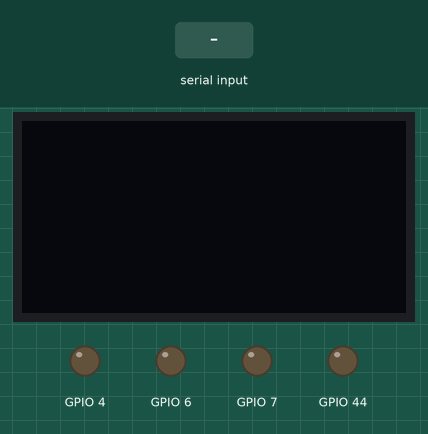
The sketch below on a simulated ESP32. Shown: 128×64 one-colour display, output pins drawn as LEDs (lit = HIGH). Inputs (shaded band) come from the test bench.

Above: at 1.2 s.
1.3 s: "RGB,1\n" received over Serial
At 2.0 s:
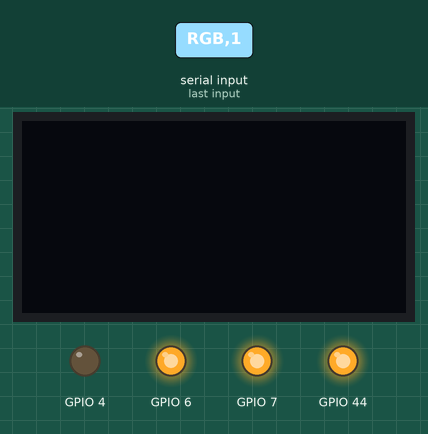
2.8 s: "RGB,150\n" received over Serial
At 3.1 s:
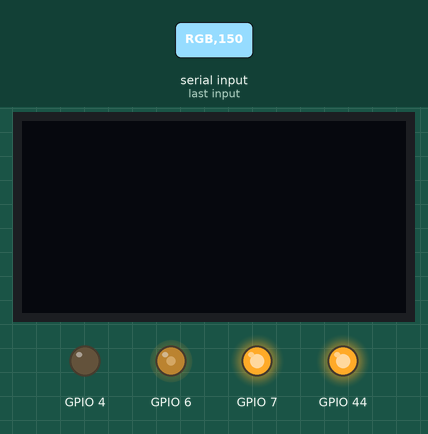
Timing chart, 0 to 5.8 s (numbered marks = the images above; inputs shaded):
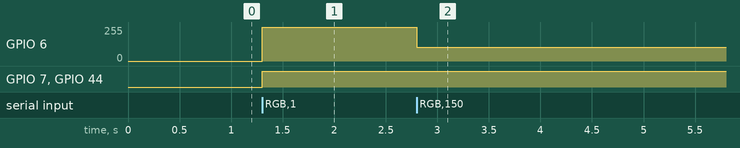

The sketch:

serial-strtok.ino
```cpp
// *** File   : /esp8266-arduino/serial-strtok/
//              serial-strtok.ino
// *** Author : Erwin Ouyang
// *** Date   : 17 Agt 2018

#include <Wire.h>
#include <Adafruit_SSD1306.h>
#include <Adafruit_GFX.h>

// *** Check library setting ***
#if (SSD1306_LCDHEIGHT != 64)    // 128 x 64 pixel display
#error("Height incorrect, please fix Adafruit_SSD1306.h!");
#endif

// OLED I2C address
#define OLED_ADDR 0x3C

// OLED object declaration
Adafruit_SSD1306 oled;

String cmd_s;
char cmd_c[64];
char *chr_p;

void setup()
{
    // Set pin as output
    pinMode(D3, OUTPUT);
    // Set PWM range from 0 to 255
    analogWriteRange(255);
    // Setup serial communication
    Serial.begin(74880);

    // *** Initialize OLED display ***
    oled.begin(SSD1306_SWITCHCAPVCC, OLED_ADDR);
    oled.clearDisplay();
    oled.setTextSize(1);
    oled.setTextColor(WHITE);
    oled.display();
}

void loop()
{
    if (Serial.available() > 0)
    {
        // Read command from receive buffer
        cmd_s = Serial.readStringUntil('\n');

        // *** Split the command ***
        cmd_s.toCharArray(cmd_c, 64);
        chr_p = strtok(cmd_c, "+,");
        String tokens[4];
        uint8_t idx = 0;
        while (chr_p != NULL)
        {
            tokens[idx++] = chr_p;
            chr_p = strtok(NULL, "+,");
        }

        // *** Process the command ***
        if (tokens[0] == "LED")
        {
            if (tokens[1] == "ON")
            {
                digitalWrite(D3, HIGH);
            }
            else if (tokens[1] == "OFF")
            {
                digitalWrite(D3, LOW);
            }
            else
            {
                if (digitalRead(D3))
                    Serial.println("LED is on");
                else
                    Serial.println("LED is off");
            }
        }
        else if (tokens[0] == "RGB")
        {
            rgbLedWrite(tokens[1].toInt(),
                    tokens[2].toInt(), tokens[3].toInt());
        }
        else if (tokens[0] == "OLED")
        {
            oled.clearDisplay();
            oled.setCursor(0, 0);
            oled.printf("%s", tokens[2].c_str());
            oled.display();
        }
        else
        {
            Serial.println("Unknown command");
        }
    }
}

void rgbLedWrite(byte red, byte green, byte blue)
{
    analogWrite(D5, 255-red);
    analogWrite(D7, 255-green);
    analogWrite(D8, 255-blue);
}
```

Measured:
- after the input at 1.3 s, GPIO 6: 0/255 → 254/255 at once; GPIO 7, GPIO 44: LOW → HIGH at once
- after the input at 2.8 s, GPIO 6: 254/255 → 105/255 at once
